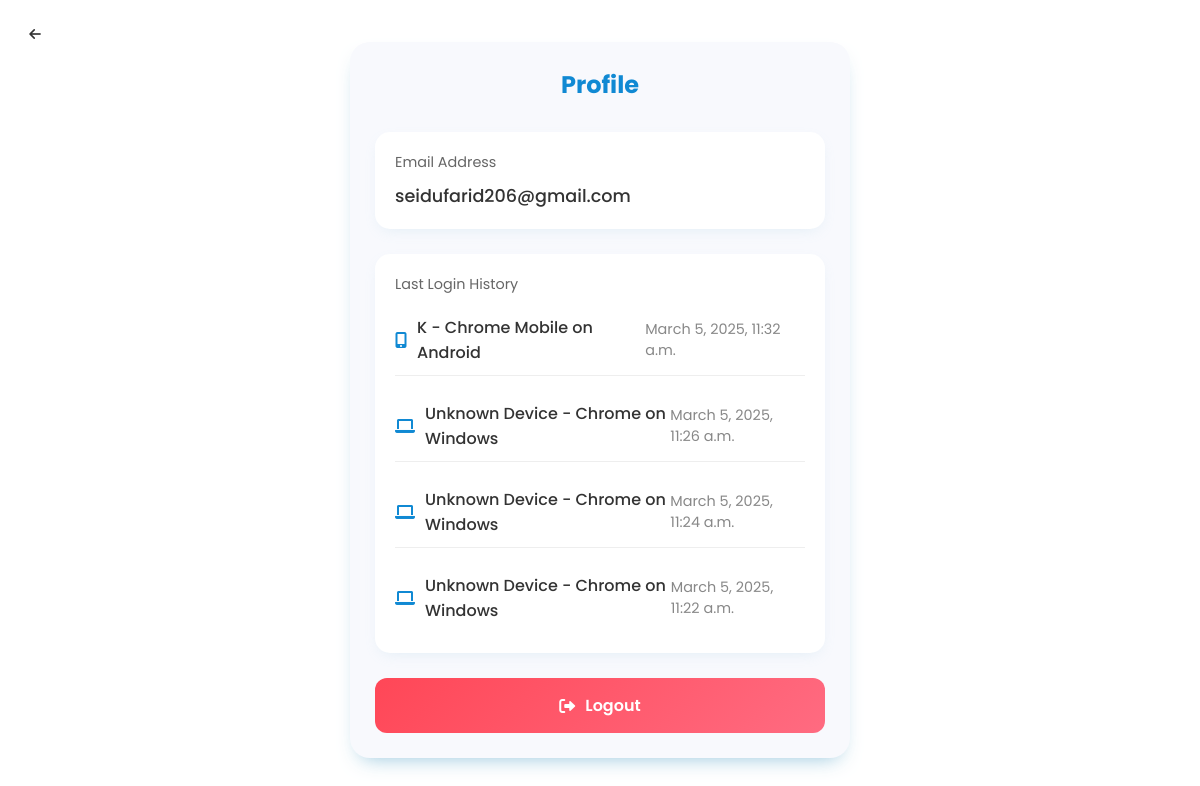
/profile/ (signed in), run on an earlier commit of the app's database.
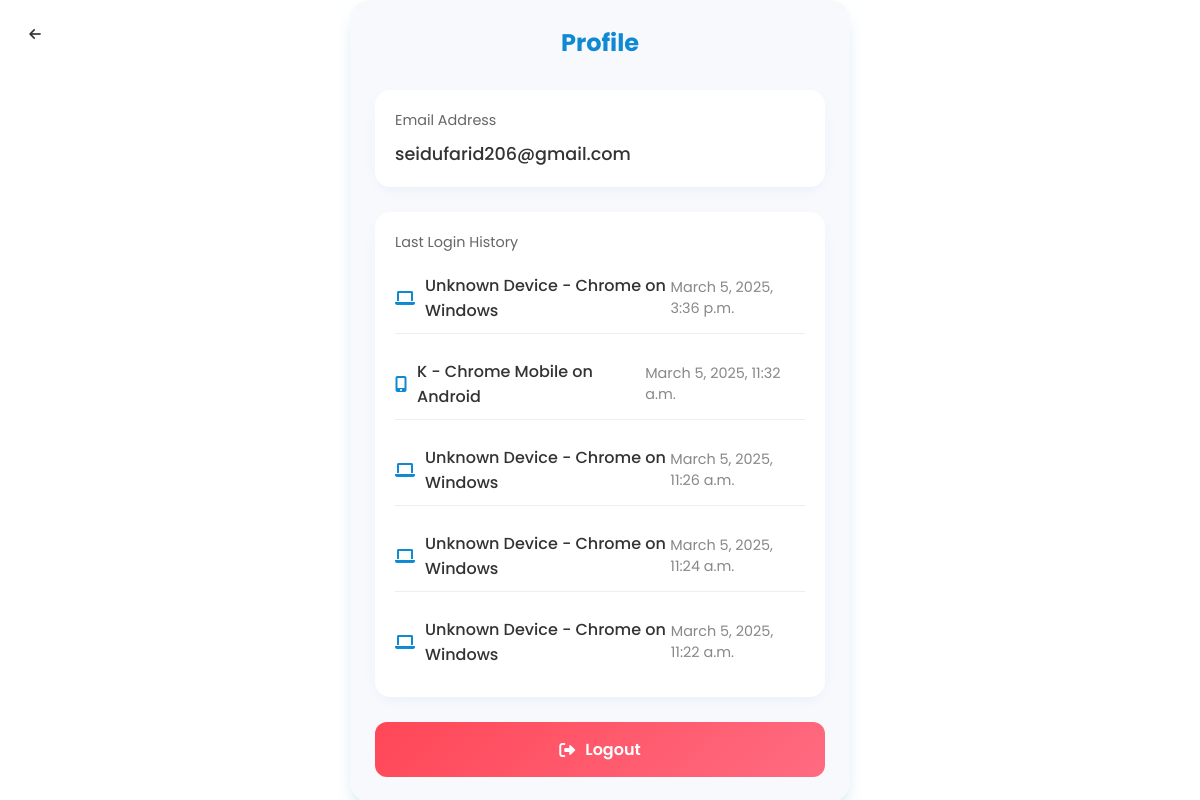
And on a later commit of the database.
### shop/models.py (models this page shows, shortened)
class LoginHistory(models.Model):
    user = models.ForeignKey(User, on_delete=models.CASCADE)
    timestamp = models.DateTimeField(default=now)
    device_info = models.TextField(blank=True, null=True)
    device_type=models.CharField(max_length=20, choices=[("Mobile", "Mobile"), ("Latop/Desktop", "Laptop/Desktop")], default="Laptop/Desktop")

### shop/views.py (the view)
# urls.py: path('profile/', profile, name='profile'),
@login_required
def profile(request):
    history = LoginHistory.objects.filter(user=request.user).order_by("-timestamp")
    return render(request, 'shop/profile.html', {'history': history})

### shop/templates/shop/profile.html (shortened to what this page needs)
{% extends 'shop/base.html' %}
{% block content %}
<div>
    <button hx-get="{% url 'finance' %}" hx-target="body" hx-push-url="true" class="profile-close" id="profile-close">
      <i class="fas fa-arrow-left"></i>
    </button>
    <div class="profile-form">
      <span class="heading">Profile</span>
      <div class="profile-info">
        <div class="profile-section">
          <label>Email Address</label>
          <div class="info-value">{{ user.email }}</div>
        </div>
        <div class="profile-section">
          <label>Last Login History</label>
          <div class="login-history">
            {% for log in history %}
             {% if log.device_type == "Mobile" %}
              <div class="history-item">
              <div class="device"><i class="fas fa-mobile-alt"></i> {{ log.device_info }}</div>
              <div class="timestamp">{{ log.timestamp }}</div>
            </div>
            {% elif log.device_type == "Laptop/Desktop" %}
              <div class="history-item">
                <div class="device"><i class="fas fa-laptop"></i> {{ log.device_info }} </div>
                <div class="timestamp">{{ log.timestamp }}</div>
              </div>
              {% endif %}
              {% empty %}
              <h5>No data</h5>
            {% endfor %}
          </div>
        </div>
              <button hx-post="{% url 'account_logout' %}" hx-target="body" hx-headers='{"X-CSRFToken": "{{csrf_token}}"}'  class="logout-btn">
          <i class="fas fa-sign-out-alt"></i>
          Logout
        </button>
      </div>
    </div>
</div>
{% endblock %}

### shop/templates/shop/base.html (shortened to what this page needs)
<!DOCTYPE html>
<html lang="en">{% load static %}
<head>
    <link rel="stylesheet" href="{% static 'trustbyte/css/style.css' %}">
    <link href="https://cdnjs.cloudflare.com/ajax/libs/font-awesome/6.0.0/css/all.min.css" rel="stylesheet">
  </head>
<body>
    {% block content %}
    {% endblock %}
</body>
</html>

### static/trustbyte/css/style.css (style rules this page uses)
* { margin: 0; padding: 0; box-sizing: border-box; font-family: 'Poppins', sans-serif; scroll-behavior: smooth; }
body { display: flex; justify-content: center; align-items: center; min-height: 100vh; background: #ffffff; }
.heading { text-align: center; font-weight: 900; font-size: clamp(24px, 5vw, 30px); color: rgb(16, 137, 211); }
.profile-form { background-color: #f8f9fd; padding: 25px; border-radius: 20px; max-width: 500px; margin: 0 auto; box-shadow: rgba(133, 189, 215, 0.8784313725) 0px 10px 20px -10px; }
.profile-form .heading { font-size: 1.5rem; color: rgb(16, 137, 211); margin-bottom: 30px; font-weight: 700; display: block; text-align: center; }
.profile-info { display: flex; flex-direction: column; gap: 25px; }
.profile-section { background: white; padding: 20px; border-radius: 15px; box-shadow: rgba(133, 189, 215, 0.2) 0px 5px 15px -5px; }
.profile-section label { color: #666; font-size: 0.9rem; margin-bottom: 10px; display: block; }
.info-value { color: #333; font-size: 1.1rem; font-weight: 500; }
.login-history { display: flex; flex-direction: column; gap: 15px; }
.history-item { display: flex; justify-content: space-between; align-items: center; padding: 10px 0; border-bottom: 1px solid #eee; }
.history-item:last-child { border-bottom: none; }
.device { display: flex; align-items: center; gap: 10px; color: #333; font-weight: 500; }
.device i { color: rgb(16, 137, 211); }
.timestamp { color: #888; font-size: 0.9rem; }
.logout-btn { background: linear-gradient(135deg, #ff4757 0%, #ff6b81 100%); color: white; border: none; border-radius: 12px; padding: 15px; font-size: 1rem; font-weight: 600; cursor: pointer; transition: all 0.3s ease; display: flex; align-items: center; justify-content: center; gap: 10px; }
.profile-close { position: absolute; top: 15px; left: 15px; background: none; border: none; width: 40px; height: 40px; border-radius: 50%; display: flex; align-items: center; justify-content: center; cursor: pointer; color: #333; transition: all 0.3s ease; text-decoration: none; }

What changed in the data, as far as the page shows it:
added LoginHistory: device_info "Unknown Device - Chrome on Windows", timestamp "March 5, 2025, 3:36 p.m."
